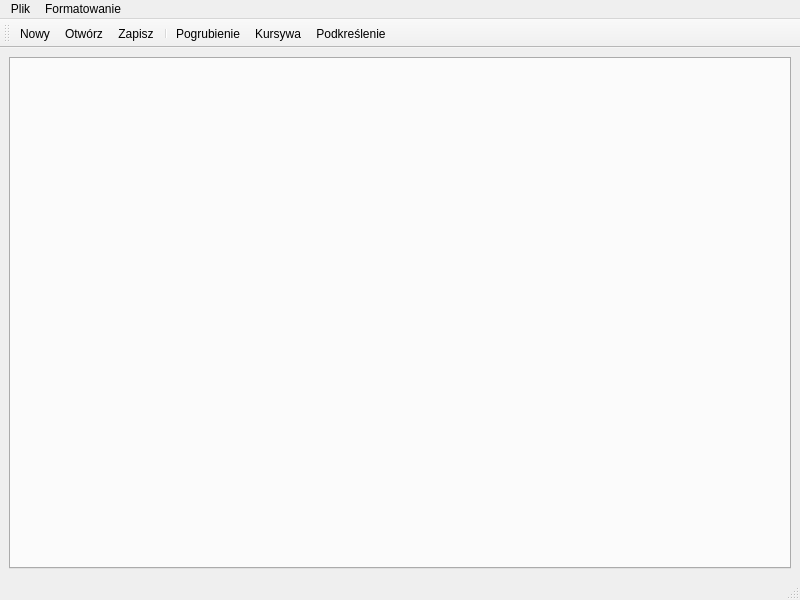
<?xml version="1.0" encoding="UTF-8"?>
<ui version="4.0">
 <class>notatnik</class>
 <widget class="QMainWindow" name="notatnik">
  <property name="geometry">
   <rect>
    <x>0</x>
    <y>0</y>
    <width>800</width>
    <height>600</height>
   </rect>
  </property>
  <property name="windowTitle">
   <string>Notatnik</string>
  </property>
  <widget class="QWidget" name="centralwidget">
   <layout class="QHBoxLayout" name="horizontalLayout">
    <item>
     <widget class="QTabWidget" name="tabWidget">
      <property name="enabled">
       <bool>true</bool>
      </property>
      <property name="documentMode">
       <bool>false</bool>
      </property>
      <property name="tabsClosable">
       <bool>true</bool>
      </property>
      <property name="movable">
       <bool>true</bool>
      </property>
      <property name="tabBarAutoHide">
       <bool>false</bool>
      </property>
     </widget>
    </item>
   </layout>
  </widget>
  <widget class="QMenuBar" name="menubar">
   <property name="geometry">
    <rect>
     <x>0</x>
     <y>0</y>
     <width>800</width>
     <height>20</height>
    </rect>
   </property>
   <widget class="QMenu" name="menuPlik">
    <property name="title">
     <string>Plik</string>
    </property>
    <addaction name="actionnew"/>
    <addaction name="actionopen"/>
    <addaction name="actionsave"/>
   </widget>
   <widget class="QMenu" name="menuFormatowanie">
    <property name="title">
     <string>Formatowanie</string>
    </property>
    <addaction name="bold"/>
    <addaction name="italic"/>
    <addaction name="underline"/>
   </widget>
   <addaction name="menuPlik"/>
   <addaction name="menuFormatowanie"/>
  </widget>
  <widget class="QStatusBar" name="statusbar"/>
  <widget class="QToolBar" name="toolBar">
   <property name="windowTitle">
    <string>toolBar</string>
   </property>
   <attribute name="toolBarArea">
    <enum>TopToolBarArea</enum>
   </attribute>
   <attribute name="toolBarBreak">
    <bool>false</bool>
   </attribute>
   <addaction name="actionnew"/>
   <addaction name="actionopen"/>
   <addaction name="actionsave"/>
   <addaction name="separator"/>
   <addaction name="bold"/>
   <addaction name="italic"/>
   <addaction name="underline"/>
  </widget>
  <action name="actionnew">
   <property name="icon">
    <iconset resource="zasoby.qrc">
     <normaloff>:/new/img/new</normaloff>:/new/img/new</iconset>
   </property>
   <property name="text">
    <string>Nowy</string>
   </property>
   <property name="shortcut">
    <string>Ctrl+N</string>
   </property>
  </action>
  <action name="actionopen">
   <property name="icon">
    <iconset resource="zasoby.qrc">
     <normaloff>:/new/img/open</normaloff>:/new/img/open</iconset>
   </property>
   <property name="text">
    <string>Otwórz</string>
   </property>
   <property name="shortcut">
    <string>Ctrl+O</string>
   </property>
  </action>
  <action name="actionsave">
   <property name="icon">
    <iconset resource="zasoby.qrc">
     <normaloff>:/new/img/save</normaloff>:/new/img/save</iconset>
   </property>
   <property name="text">
    <string>Zapisz</string>
   </property>
   <property name="shortcut">
    <string>Ctrl+S</string>
   </property>
  </action>
  <action name="bold">
   <property name="icon">
    <iconset resource="zasoby.qrc">
     <normaloff>:/new/img/bold</normaloff>:/new/img/bold</iconset>
   </property>
   <property name="text">
    <string>Pogrubienie</string>
   </property>
  </action>
  <action name="italic">
   <property name="icon">
    <iconset resource="zasoby.qrc">
     <normaloff>:/new/img/italic</normaloff>:/new/img/italic</iconset>
   </property>
   <property name="text">
    <string>Kursywa</string>
   </property>
  </action>
  <action name="underline">
   <property name="icon">
    <iconset resource="zasoby.qrc">
     <normaloff>:/new/img/underline</normaloff>:/new/img/underline</iconset>
   </property>
   <property name="text">
    <string>Podkreślenie</string>
   </property>
  </action>
 </widget>
 <resources>
  <include location="zasoby.qrc"/>
 </resources>
 <connections/>
</ui>
